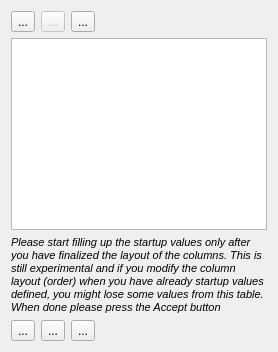
        <widget class="QWidget" name="tab">
         <attribute name="title">
          <string>Startup values</string>
         </attribute>
         <layout class="QVBoxLayout" name="verticalLayout_8">
          <item>
           <layout class="QVBoxLayout" name="verticalLayout_9">
            <item>
             <layout class="QHBoxLayout" name="horizontalLayout_13">
              <item>
               <widget class="QToolButton" name="btnLoadStartupValues">
                <property name="toolTip">
                 <string>Load the startup values from a CSV file</string>
                </property>
                <property name="statusTip">
                 <string>Load the startup values from a CSV file</string>
                </property>
                <property name="text">
                 <string>...</string>
                </property>
                <property name="icon">
                 <iconset resource="dbm.qrc">
                  <normaloff>:/images/actions/images/actions/fileopen.png</normaloff>:/images/actions/images/actions/fileopen.png</iconset>
                </property>
                <property name="iconSize">
                 <size>
                  <width>16</width>
                  <height>16</height>
                 </size>
                </property>
               </widget>
              </item>
              <item>
               <widget class="QToolButton" name="btnImportValues">
                <property name="enabled">
                 <bool>false</bool>
                </property>
                <property name="toolTip">
                 <string>Import startup values</string>
                </property>
                <property name="statusTip">
                 <string>Import startup values from an alread existing DB table</string>
                </property>
                <property name="text">
                 <string>...</string>
                </property>
                <property name="icon">
                 <iconset resource="dbm.qrc">
                  <normaloff>:/images/actions/images/big/bigfileimport.png</normaloff>:/images/actions/images/big/bigfileimport.png</iconset>
                </property>
                <property name="iconSize">
                 <size>
                  <width>16</width>
                  <height>16</height>
                 </size>
                </property>
               </widget>
              </item>
              <item>
               <widget class="QToolButton" name="btnSaveStartupValues">
                <property name="toolTip">
                 <string>Save startup values</string>
                </property>
                <property name="statusTip">
                 <string>Save startup values to a CSV file</string>
                </property>
                <property name="text">
                 <string>...</string>
                </property>
                <property name="icon">
                 <iconset resource="dbm.qrc">
                  <normaloff>:/images/actions/images/actions/filesave.png</normaloff>:/images/actions/images/actions/filesave.png</iconset>
                </property>
                <property name="iconSize">
                 <size>
                  <width>16</width>
                  <height>16</height>
                 </size>
                </property>
               </widget>
              </item>
              <item>
               <spacer name="horizontalSpacer_6">
                <property name="orientation">
                 <enum>Qt::Horizontal</enum>
                </property>
                <property name="sizeHint" stdset="0">
                 <size>
                  <width>40</width>
                  <height>20</height>
                 </size>
                </property>
               </spacer>
              </item>
             </layout>
            </item>
            <item>
             <widget class="QTableWidget" name="tableStartupValues"/>
            </item>
            <item>
             <widget class="QLabel" name="label_15">
              <property name="text">
               <string>&lt;!DOCTYPE HTML PUBLIC &quot;-//W3C//DTD HTML 4.0//EN&quot; &quot;http://www.w3.org/TR/REC-html40/strict.dtd&quot;&gt;
&lt;html&gt;&lt;head&gt;&lt;meta name=&quot;qrichtext&quot; content=&quot;1&quot; /&gt;&lt;style type=&quot;text/css&quot;&gt;
p, li { white-space: pre-wrap; }
&lt;/style&gt;&lt;/head&gt;&lt;body style=&quot; font-family:'Sans'; font-size:10pt; font-weight:400; font-style:normal;&quot;&gt;
&lt;table border=&quot;0&quot; style=&quot;-qt-table-type: root; margin-top:4px; margin-bottom:4px; margin-left:4px; margin-right:4px;&quot;&gt;
&lt;tr&gt;
&lt;td style=&quot;border: none;&quot;&gt;
&lt;p style=&quot; margin-top:0px; margin-bottom:0px; margin-left:0px; margin-right:0px; -qt-block-indent:0; text-indent:0px;&quot;&gt;&lt;span style=&quot; font-size:8pt; font-style:italic;&quot;&gt;Please start filling up the startup values only after you have finalized the layout of the columns. This is still experimental and if you modify the column layout (order) when you have already startup values defined, you might lose some values from this table. When done please press the Accept button&lt;/span&gt;&lt;/p&gt;&lt;/td&gt;&lt;/tr&gt;&lt;/table&gt;&lt;/body&gt;&lt;/html&gt;</string>
              </property>
              <property name="wordWrap">
               <bool>true</bool>
              </property>
             </widget>
            </item>
            <item>
             <layout class="QHBoxLayout" name="horizontalLayout_11">
              <item>
               <widget class="QToolButton" name="btnAddNewDefaultRow">
                <property name="toolTip">
                 <string>Add new row</string>
                </property>
                <property name="statusTip">
                 <string>Add new row</string>
                </property>
                <property name="text">
                 <string>...</string>
                </property>
                <property name="icon">
                 <iconset resource="dbm.qrc">
                  <normaloff>:/images/actions/images/small/add.png</normaloff>:/images/actions/images/small/add.png</iconset>
                </property>
               </widget>
              </item>
              <item>
               <widget class="QToolButton" name="btnDeleteDefaultRow">
                <property name="toolTip">
                 <string>Delete row</string>
                </property>
                <property name="statusTip">
                 <string>Delete row</string>
                </property>
                <property name="text">
                 <string>...</string>
                </property>
                <property name="icon">
                 <iconset resource="dbm.qrc">
                  <normaloff>:/images/actions/images/small/remove.png</normaloff>:/images/actions/images/small/remove.png</iconset>
                </property>
               </widget>
              </item>
              <item>
               <widget class="QToolButton" name="btnUpdateTableWithDefaultValues">
                <property name="toolTip">
                 <string>Validate values and update table</string>
                </property>
                <property name="statusTip">
                 <string>Validate values and update table</string>
                </property>
                <property name="text">
                 <string>...</string>
                </property>
                <property name="icon">
                 <iconset resource="dbm.qrc">
                  <normaloff>:/images/actions/images/small/apply.png</normaloff>:/images/actions/images/small/apply.png</iconset>
                </property>
               </widget>
              </item>
              <item>
               <spacer name="horizontalSpacer_7">
                <property name="orientation">
                 <enum>Qt::Horizontal</enum>
                </property>
                <property name="sizeHint" stdset="0">
                 <size>
                  <width>40</width>
                  <height>20</height>
                 </size>
                </property>
               </spacer>
              </item>
             </layout>
            </item>
           </layout>
          </item>
         </layout>
        </widget>
